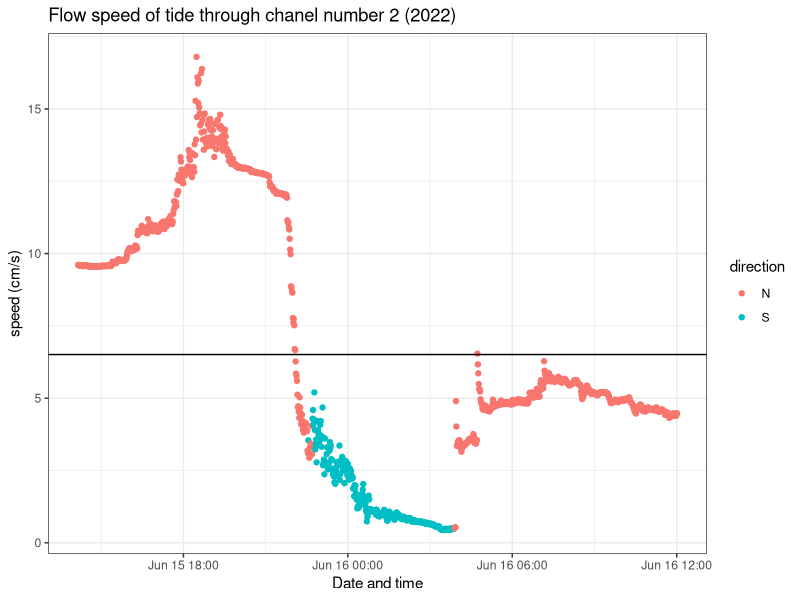

Write R code to recreate this figure.
## ---- chunk 1
# load packages
library(ggplot2)
library(tidyr)
library(dplyr)
#working with time 
library(lubridate)

## ---- chunk 2
#tilt meter data 
tilt_meter22 <- readxl::read_xlsx("data/LAC22_tilt.xlsx") |> 
  #trying to clean the time column 
  mutate(datetime = ymd_hms(time)) |>
  mutate(day = day(datetime), hour= hour(datetime), min=minute(datetime)) |>
  rename('speed' = 'Speed (cm/s)' , 'heading' = 'Heading (degrees)') |>
  #combing day and hourand minute!
  mutate(dayminhour = paste(day, hour, min, sep="_")) |>
  mutate('direction' = case_when(heading >= 150 ~ 'S',
                           heading < 150 ~ 'N'))

## ---- chunk 3

  
tilt_meter22exprun <- tilt_meter22|>
  #filtering data for only the experiment 
  filter(datetime >= as_datetime("2022-06-15 14:09:37")) |>
  filter(datetime <= as_datetime("2022-06-16 12:00:37")) 
  
avgCurrent <- mean(tilt_meter22exprun$speed) 

  
tilt_meter22exprun |>
   ggplot() +
  
    geom_point(aes(
        x=datetime,
        y=speed,
        #color is the N or S direction 
        color = direction)) +
  
  geom_hline(aes(yintercept=avgCurrent)) +

  
  labs(
    x="Date and time",
    y="speed (cm/s)",
    title="Flow speed of tide through chanel number 2 (2022)"
  ) + 
  
  theme_bw()

